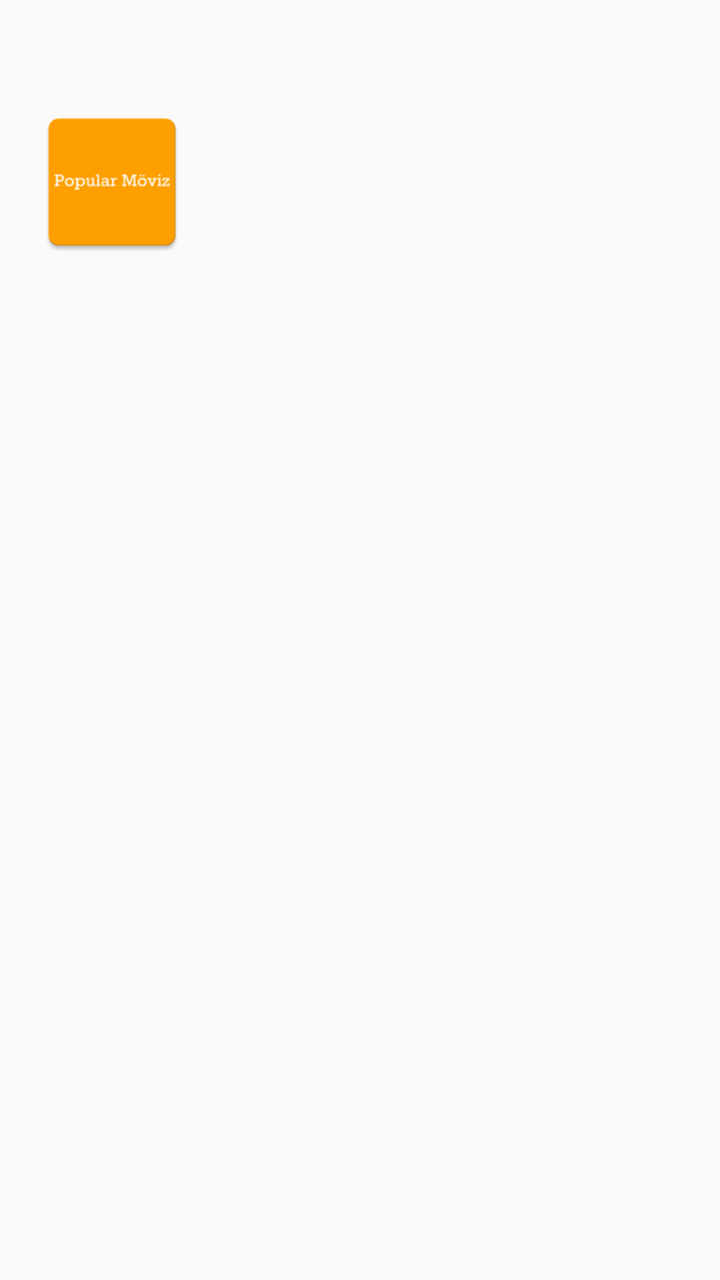
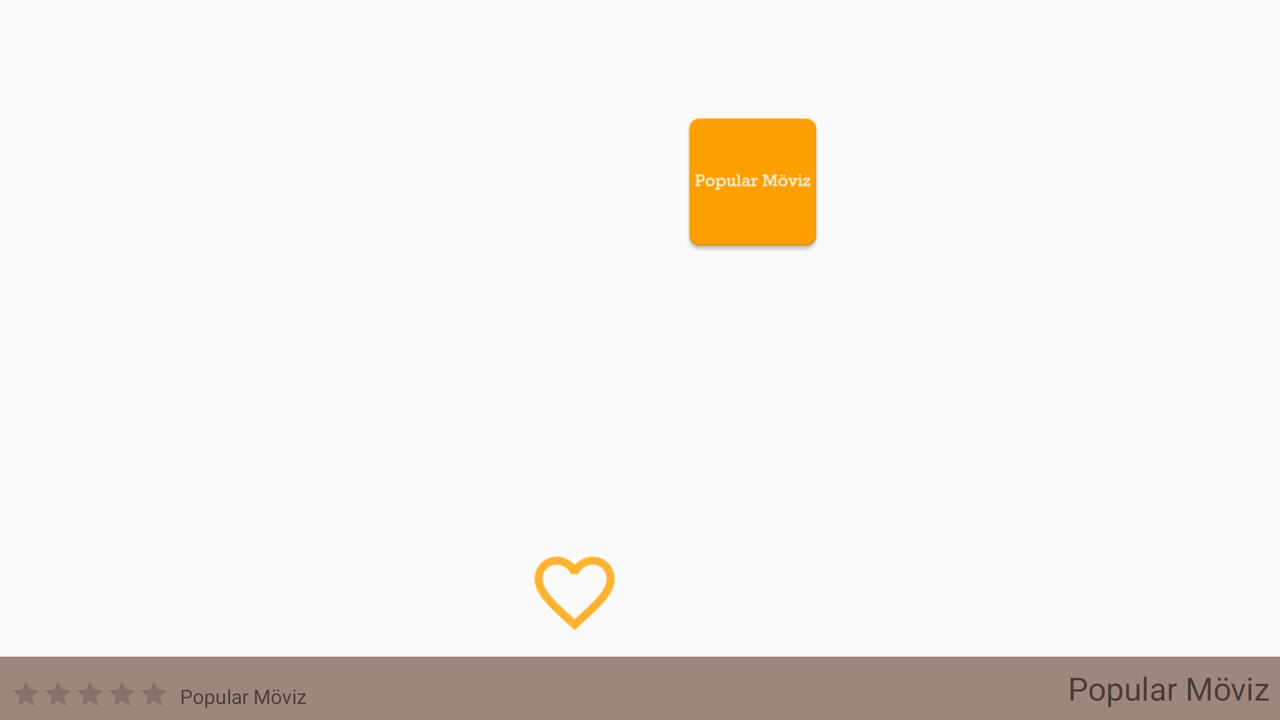

The same Android screen from two of the app's own layout files: first res/layout/ as a phone draws it, then the repository's variant for another configuration, drawn on a device whose configuration selects that folder. Both files follow.
<!-- AndroidManifest.xml: application theme AppTheme -->
<!-- res/layout/activity_movie_detail.xml -->
<?xml version="1.0" encoding="utf-8"?>
<RelativeLayout xmlns:android="http://schemas.android.com/apk/res/android"
    android:layout_width="match_parent" android:layout_height="match_parent">

    <ImageView
        android:id="@+id/movie_image"
        android:layout_width="match_parent"
        android:layout_height="wrap_content"
        android:src="@mipmap/ic_launcher_round"
        android:scaleType="centerCrop"
        android:adjustViewBounds="true"
        />


    <View
        android:layout_width="wrap_content"
        android:layout_height="wrap_content"
        android:layout_alignLeft="@+id/movie_image"
        android:layout_alignRight="@+id/movie_image"
        android:layout_alignTop="@+id/movie_original_title"
        android:layout_alignBottom="@+id/movie_release_date"
        android:background="@color/colorAccent"
        android:alpha="0.7"
        />


    <TextView
        android:id="@+id/movie_original_title"
        android:layout_width="wrap_content"
        android:layout_height="wrap_content"
        android:layout_alignRight="@+id/movie_image"
        android:layout_above="@id/movie_release_date"
        android:lines="1"
        android:ellipsize="end"
        android:textAppearance="@style/DetailMovieTitle"
        android:text="@string/app_name"
        android:gravity="right|center_vertical"
        android:paddingRight="5dp"
        android:paddingTop="5dp"
        />

    <TextView
        android:id="@+id/movie_release_date"
        android:layout_width="wrap_content"
        android:layout_height="wrap_content"
        android:paddingLeft="16dp"
        android:text="(2016)"
        android:layout_alignRight="@id/movie_original_title"
        android:layout_alignBottom="@+id/movie_image"
        android:gravity="right|center_vertical"
        android:textAppearance="@style/DetailMovieSubtitle"
        android:paddingRight="5dp"
        android:paddingBottom="5dp"
        />

    <RatingBar
        android:id="@+id/movie_rating"
        android:layout_width="wrap_content"
        android:layout_height="wrap_content"
        style="?android:attr/ratingBarStyleSmall"
        android:numStars="5"
        android:stepSize="0.5"
        android:layout_alignBottom="@+id/movie_image"
        android:layout_margin="5dp"
        />

    <TextView
        android:id="@+id/movie_rating_text"
        android:layout_width="wrap_content"
        android:layout_height="wrap_content"
        android:gravity="left|bottom"
        android:textAppearance="@style/DetailMovieSubtitle"

        android:layout_alignTop="@+id/movie_original_title"
        android:layout_alignBottom="@+id/movie_rating"
        android:layout_toRightOf="@+id/movie_rating"
        />

    <android.support.v7.widget.AppCompatImageButton
        android:layout_width="48dp"
        android:layout_height="48dp"
        android:layout_alignParentRight="true"
        android:layout_above="@id/movie_original_title"
        android:layout_margin="8dp"
        android:id="@+id/movie_favorite"
        android:background="@drawable/favorite_button_background"
        />

    <ScrollView
        android:layout_below="@+id/movie_release_date"
        android:layout_width="match_parent"
        android:layout_height="wrap_content"
        android:padding="16dp">


        <RelativeLayout
            android:layout_width="match_parent"
            android:layout_height="wrap_content"
            >
            <TextView
                android:id="@+id/movie_overview"
                android:layout_width="match_parent"
                android:layout_height="wrap_content"
                android:gravity="left|center_vertical"
                android:textAppearance="@style/DetailMovieOverview"
                />

            <ImageView
                android:id="@+id/movie_thumbnail"
                android:layout_width="80dp"
                android:layout_height="wrap_content"
                android:layout_below="@+id/movie_overview"
                android:adjustViewBounds="true"
                android:layout_marginTop="16dp"
                android:src="@mipmap/ic_launcher"
                />




        </RelativeLayout>



    </ScrollView>



</RelativeLayout>
<!-- resources referenced by this layout -->
<resources>
  <color name="colorAccent">#795548</color>
  <!-- drawable favorite_button_background (drawable) -->
  <?xml version="1.0" encoding="utf-8"?>
  <selector xmlns:android="http://schemas.android.com/apk/res/android">
      <item android:state_selected="true" android:drawable="@drawable/ic_favorite_selected"/>
      <item android:state_pressed="true" android:drawable="@drawable/ic_favorite_selected"/>
      <item android:state_checked="true" android:drawable="@drawable/ic_favorite_selected"/>
      <item android:drawable="@drawable/ic_favorite_unselected"/>
  
  </selector>
  <!-- mipmap ic_launcher: png bitmap (mipmap-hdpi, 1283 bytes) -->
  <string name="app_name">Popular Möviz</string>
  <style name="DetailMovieOverview" parent="Base.TextAppearance.AppCompat.Body1" />
  <style name="DetailMovieSubtitle" parent="Base.TextAppearance.AppCompat.Subhead" />
  <style name="DetailMovieTitle" parent="Base.TextAppearance.AppCompat.Title" />
  <style name="AppTheme" parent="Theme.AppCompat.Light.DarkActionBar">
          
          <item name="colorPrimary">@color/colorPrimary</item>
          <item name="colorPrimaryDark">@color/colorPrimaryDark</item>
          <item name="colorAccent">@color/colorAccent</item>
      </style>
  <!-- drawable ic_favorite_selected: png bitmap (drawable-hdpi, 722 bytes) -->
  <!-- drawable ic_favorite_unselected: png bitmap (drawable-hdpi, 998 bytes) -->
  <color name="colorPrimary">#FFC107</color>
  <color name="colorPrimaryDark">#FFA000</color>
</resources>
<!-- res/layout-land/activity_movie_detail.xml (the repository's variant of the layout above) -->
<!-- drawn on the phone turned sideways -->
<?xml version="1.0" encoding="utf-8"?>
<RelativeLayout xmlns:android="http://schemas.android.com/apk/res/android"
    android:layout_width="match_parent" android:layout_height="match_parent">

    <ImageView
        android:id="@+id/movie_image"
        android:layout_width="match_parent"
        android:layout_height="match_parent"
        android:adjustViewBounds="true"
        android:src="@mipmap/ic_launcher_round"
        android:scaleType="centerCrop"
        android:layout_toLeftOf="@+id/center"
        />


    <android.support.v7.widget.AppCompatImageButton
        android:layout_width="48dp"
        android:layout_height="48dp"
        android:layout_above="@id/movie_original_title"
        android:layout_alignRight="@id/movie_image"
        android:layout_margin="8dp"
        android:id="@+id/movie_favorite"
        android:background="@drawable/favorite_button_background"
        />

    <View
        android:layout_width="wrap_content"
        android:layout_height="wrap_content"
        android:layout_alignLeft="@+id/movie_image"
        android:layout_alignRight="@+id/movie_original_title"
        android:layout_alignTop="@+id/movie_original_title"
        android:layout_alignBottom="@+id/movie_image"
        android:background="@color/colorAccent"
        android:alpha="0.7"
        />

    <TextView
        android:id="@+id/movie_original_title"
        android:layout_width="match_parent"
        android:layout_height="wrap_content"
        android:layout_alignBottom="@+id/movie_image"
        android:layout_toRightOf="@+id/movie_rating_text"
        android:layout_marginLeft="5dp"
        android:lines="1"
        android:ellipsize="end"
        android:textSize="16sp"
        android:text="@string/app_name"
        android:gravity="right|center_vertical"
        android:padding="5dp"
        />

    <RatingBar
        android:id="@+id/movie_rating"
        android:layout_width="wrap_content"
        android:layout_height="wrap_content"
        style="?android:attr/ratingBarStyleSmall"
        android:numStars="5"
        android:stepSize="0.5"
        android:layout_alignBottom="@+id/movie_image"
        android:layout_margin="5dp"
        />

    <TextView
        android:id="@+id/movie_rating_text"
        android:layout_width="wrap_content"
        android:layout_height="wrap_content"
        android:text="@string/app_name"
        android:gravity="left|bottom"
        android:textSize="10sp"
        android:layout_alignTop="@+id/movie_original_title"
        android:layout_alignBottom="@+id/movie_rating"
        android:layout_toRightOf="@+id/movie_rating"
        />


    <ScrollView
        android:layout_toRightOf="@+id/center"
        android:layout_alignParentTop="true"
        android:layout_above="@+id/movie_original_title"
        android:layout_width="match_parent"
        android:layout_height="wrap_content"
        android:padding="16dp">


        <RelativeLayout
            android:layout_width="match_parent"
            android:layout_height="wrap_content"
            android:orientation="vertical">

            <TextView
                android:id="@+id/movie_overview"
                android:layout_width="match_parent"
                android:layout_height="wrap_content"
                android:textSize="14sp"
                android:gravity="left|center_vertical"
                />

            <TextView
                android:id="@+id/movie_release_date"
                android:layout_width="wrap_content"
                android:layout_height="wrap_content"
                android:textSize="14sp"
                android:gravity="center"
                android:paddingLeft="16dp"
                android:layout_alignTop="@+id/movie_thumbnail"
                android:layout_alignBottom="@+id/movie_thumbnail"
                android:layout_toRightOf="@+id/movie_thumbnail"
                />

            <ImageView
                android:id="@+id/movie_thumbnail"
                android:layout_width="80dp"
                android:layout_height="wrap_content"
                android:layout_below="@+id/movie_overview"
                android:adjustViewBounds="true"
                android:layout_marginTop="16dp"
                android:src="@mipmap/ic_launcher"

                />

        </RelativeLayout>



    </ScrollView>

    <View
        android:id="@+id/center"
        android:layout_width="1dp"
        android:layout_height="1dp"
        android:layout_centerInParent="true"
        />

</RelativeLayout>
<!-- resources referenced by the variant -->
<!-- as the phone turned sideways resolves them -->
<resources>
  <color name="colorAccent">#795548</color>
  <!-- drawable favorite_button_background (drawable) -->
  <?xml version="1.0" encoding="utf-8"?>
  <selector xmlns:android="http://schemas.android.com/apk/res/android">
      <item android:state_selected="true" android:drawable="@drawable/ic_favorite_selected"/>
      <item android:state_pressed="true" android:drawable="@drawable/ic_favorite_selected"/>
      <item android:state_checked="true" android:drawable="@drawable/ic_favorite_selected"/>
      <item android:drawable="@drawable/ic_favorite_unselected"/>
  
  </selector>
  <!-- mipmap ic_launcher: png bitmap (mipmap-hdpi, 1283 bytes) -->
  <string name="app_name">Popular Möviz</string>
  <style name="AppTheme" parent="Theme.AppCompat.Light.DarkActionBar">
          
          <item name="colorPrimary">@color/colorPrimary</item>
          <item name="colorPrimaryDark">@color/colorPrimaryDark</item>
          <item name="colorAccent">@color/colorAccent</item>
      </style>
  <!-- drawable ic_favorite_selected: png bitmap (drawable-hdpi, 722 bytes) -->
  <!-- drawable ic_favorite_unselected: png bitmap (drawable-hdpi, 998 bytes) -->
  <color name="colorPrimary">#FFC107</color>
  <color name="colorPrimaryDark">#FFA000</color>
</resources>
